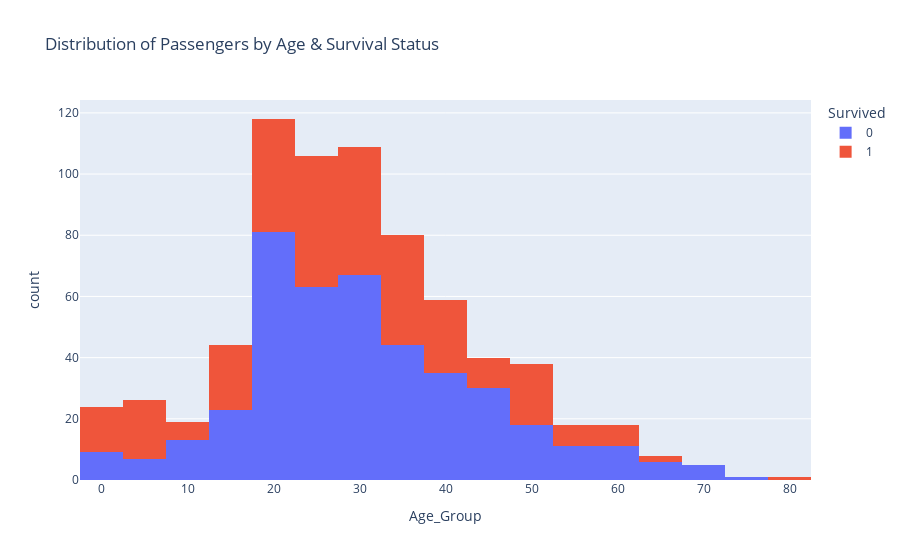

The cell this chart's notebook holds for it:
### Markdown cell above
#### Step 3: Create a histogram to display the distribution of passengers' ages. Use different colors for passengers who survived and did not survive.

### Code cell
histogram = px.histogram(data, x='Age', nbins = 30, color = 'Survived', title = 'Distribution of Passengers by Age & Survival Status', labels={'Age':'Age_Group', 'count':'Number of Passengers'})
histogram.show()

### Figure 1 — Plotly figure (JSON) as saved in the notebook; plotly's stock layout.template omitted (floating-point values rounded to 4 significant figures; data arrays with more than 128 entries replaced by an {"elided": "..."} marker saying what was removed)
{"data": [{"alignmentgroup": "True", "bingroup": "x", "hovertemplate": "Survived=0<br>Age_Group=%{x}<br>count=%{y}<extra></extra>", "legendgroup": "0", "marker": {"color": "#636efa", "pattern": {"shape": ""}}, "name": "0", "nbinsx": 30, "offsetgroup": "0", "orientation": "v", "showlegend": true, "type": "histogram", "x": {"elided": "549 float values"}, "xaxis": "x", "yaxis": "y"}, {"alignmentgroup": "True", "bingroup": "x", "hovertemplate": "Survived=1<br>Age_Group=%{x}<br>count=%{y}<extra></extra>", "legendgroup": "1", "marker": {"color": "#EF553B", "pattern": {"shape": ""}}, "name": "1", "nbinsx": 30, "offsetgroup": "1", "orientation": "v", "showlegend": true, "type": "histogram", "x": {"elided": "342 float values"}, "xaxis": "x", "yaxis": "y"}], "layout": {"autosize": true, "barmode": "relative", "legend": {"title": {"text": "Survived"}, "tracegroupgap": 0}, "title": {"text": "Distribution of Passengers by Age & Survival Status"}, "xaxis": {"anchor": "y", "autorange": true, "domain": [0, 1], "range": [-2.5, 82.5], "title": {"text": "Age_Group"}, "type": "linear"}, "yaxis": {"anchor": "x", "autorange": true, "domain": [0, 1], "range": [0, 124.2], "title": {"text": "count"}}}}
